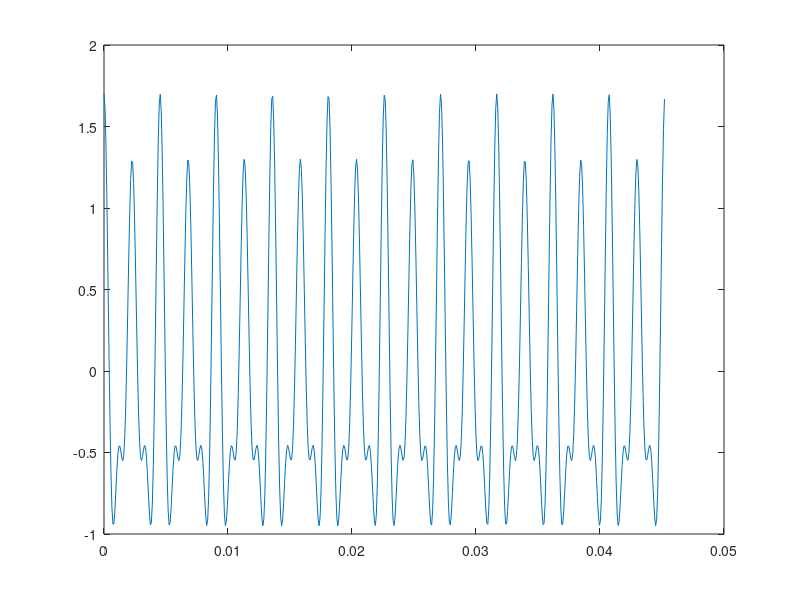

The MATLAB source for this figure:
% SESIÓN 5 - SEÑALES Y SISTEMAS
% Ejercicio 1
% Apartado a

f=442;              % Frecuencia de 'LA'
A=1;
duration=10*2/f;    % Reemplazar por duration=100*2/f para escuchar más tiempo
fs=2000*pi*2;       % Frecuencia de muestreo
t=0:1/fs:duration;

% Tres armonicos con el sonido 'LA'
s1 = A*1*cos(2*pi*f*t);
s2 = A*0.5*cos(2*2*pi*f*t);
s3 = A*0.2*cos(3/2*2*pi*f*t);
y = (s1 + s2 + s3);
sound(y,fs);

figure('Name','DOMINIO DEL TIEMPO','NumberTitle','off');
plot(t,y)